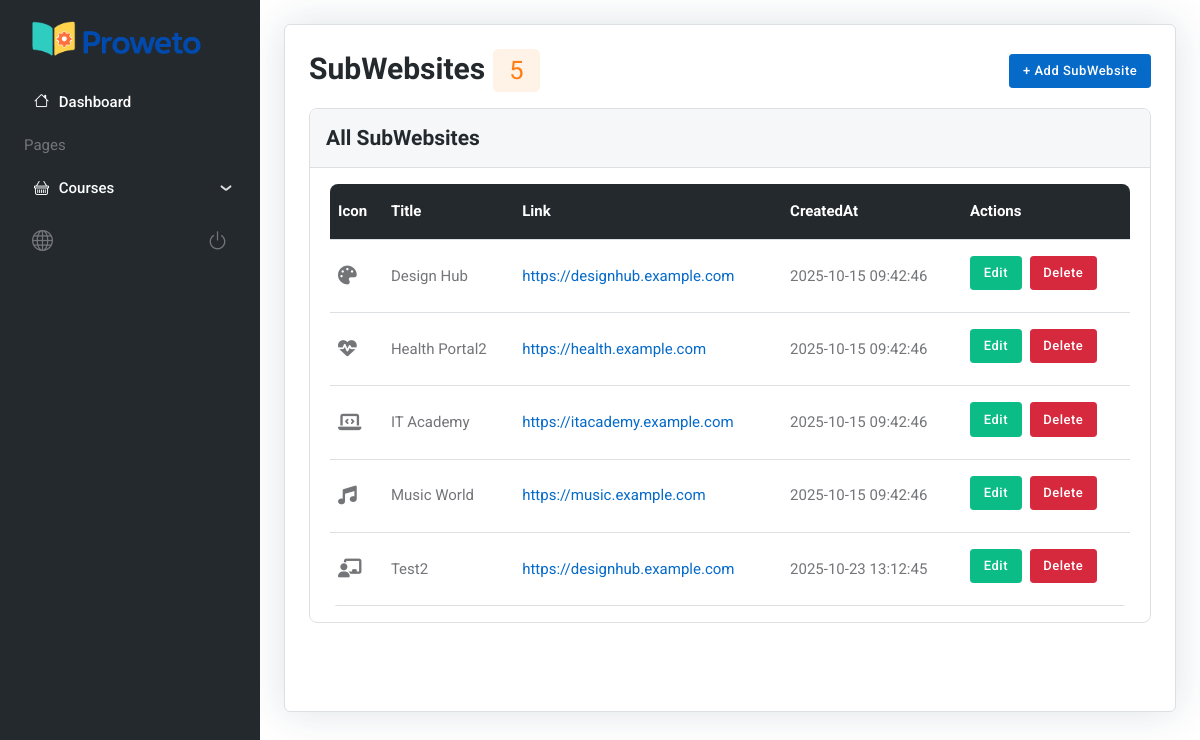
/admin-subwebsites.php (signed in), run on the app's committed database.
### tables this page shows
CREATE TABLE `subwebsite` (
  `id` char(36) NOT NULL,
  `Title` varchar(255) NOT NULL,
  `Link` varchar(255) NOT NULL,
  `Icon` varchar(100) DEFAULT NULL,
  `CreatedAt` timestamp NOT NULL DEFAULT current_timestamp()
);

### app/core/init.php (called while the page is built, shortened)
<?php
$db = Database::getInstance();
$conn = $db->getConnection();
require_once __DIR__ . '/../controllers/SubWebsiteController.php';
$subWebsiteController = new SubWebsiteController($conn);
?>

### app/controllers/SubWebsiteController.php (called while the page is built, shortened)
<?php
require_once __DIR__ . '/../models/SubWebsite.php';
class SubWebsiteController
{
    private $model;
    public function __construct($db)
    {
        $this->model = new SubWebsite($db);
    }
    public function index()
    {
        return $this->model->getAll();
    }
}
?>

### app/models/SubWebsite.php (called while the page is built, shortened)
<?php
class SubWebsite
{
    private $conn;
    public function __construct($db)
    {
        $this->conn = $db;
    }
    public function getAll()
    {
        $sql = "SELECT Id, Title, Link, Icon, CreatedAt FROM SubWebsite ORDER BY Title ASC";
        $result = mysqli_query($this->conn, $sql);
        return $result ?: [];
    }
}
?>

### public/admin-subwebsites.php (the view, shortened to what this page needs)
<?php
include_once __DIR__ . '/../app/core/init.php';
$subwebsites = $subWebsiteController->index();
$totalSubwebsites = mysqli_num_rows($subwebsites);
?>
<!DOCTYPE html>
<html lang="en">
<head>
    <link rel="stylesheet" href="assets/vendor/choices.js/public/assets/styles/choices.min.css">
    <link rel="stylesheet" href="assets/vendor/overlayscrollbars/styles/overlayscrollbars.min.css">
    <?php include("partials/head-css.php"); ?>
</head>
<body>
<main>
    <?php include("partials/sidebar.php"); ?>
    <div class="page-content">
        <div class="page-content-wrapper border">
            <div class="row mb-3">
                <div class="col-12 d-sm-flex justify-content-between align-items-center">
                    <h1 class="h3 mb-2 mb-sm-0">SubWebsites
                        <span class="badge bg-orange bg-opacity-10 text-orange"><?= $totalSubwebsites ?></span>
                    </h1>
                    <button class="btn btn-sm btn-primary mb-0" data-bs-toggle="modal"
                            data-bs-target="#addSubWebsiteModal">
                        + Add SubWebsite
                    </button>
                </div>
            </div>
            <div class="card bg-transparent border">
                <div class="card-header bg-light border-bottom">
                    <div class="row g-3 align-items-center justify-content-between">
                        <div class="col-md-8">
                            <h5 class="mb-0">All SubWebsites</h5>
                        </div>
                    </div>
                </div>
                <div class="card-body">
                    <div class="table-responsive border-0 rounded-3">
                        <table class="table table-dark-gray align-middle p-4 mb-0 table-hover">
                            <thead>
                            <tr>
                                <th>Icon</th>
                                <th>Title</th>
                                <th>Link</th>
                                <th>CreatedAt</th>
                                <th>Actions</th>
                            </tr>
                            </thead>
                            <tbody id="subWebsiteTable">
                            <?php foreach ($subwebsites as $site): ?>
                                <tr>
                                    <td><i class="fa-solid <?= htmlspecialchars($site['Icon']) ?> fa-lg"></i></td>
                                    <td><?= htmlspecialchars($site['Title']) ?></td>
                                    <td><a href="<?= htmlspecialchars($site['Link']) ?>" target="_blank"><?= htmlspecialchars($site['Link']) ?></a></td>
                                    <td><?= htmlspecialchars($site['CreatedAt']) ?></td>
                                    <td>
                                        <button class="btn btn-sm btn-success me-1 editBtn"
                                                data-id="<?= $site['Id'] ?>"
                                                data-title="<?= htmlspecialchars($site['Title']) ?>"
                                                data-link="<?= htmlspecialchars($site['Link']) ?>"
                                                data-icon="<?= htmlspecialchars($site['Icon']) ?>">Edit</button>
                                        <button class="btn btn-sm btn-danger deleteBtn"
                                                data-id="<?= $site['Id'] ?>">Delete</button>
                                    </td>
                                </tr>
                            <?php endforeach; ?>
                            </tbody>
                        </table>
                    </div>
                </div>
            </div>
        </div>
    </div>
</main>
</body>
</html>

### data on the page
subwebsite: Title "Design Hub", Link "https://designhub.example.com", CreatedAt "2025-10-15 09:42:46"
subwebsite: Title "Health Portal2", Link "https://health.example.com", CreatedAt "2025-10-15 09:42:46"
subwebsite: Title "IT Academy", Link "https://itacademy.example.com", CreatedAt "2025-10-15 09:42:46"
subwebsite: Title "Music World", Link "https://music.example.com", CreatedAt "2025-10-15 09:42:46"
subwebsite: Title "Test2", Link "https://designhub.example.com", CreatedAt "2025-10-23 13:12:45"

### other printed values
$totalSubwebsites "5"
